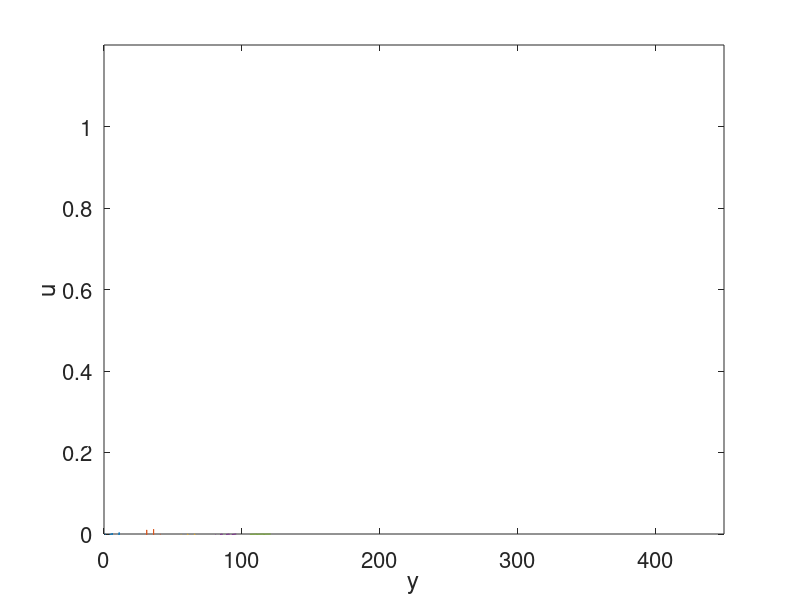

Here is the MATLAB script that generated this plot:
clear all
x1 = load('case1_field.dat');

n = 449;

figure;
for i = 1:2:10
   plot(x1((i-1)*n+1:i*n,2),x1((i-1)*n+1:i*n,6))
   hold on
end
hold off
xlabel('y','fontsize',2);
ylabel('u', 'Fontsize',3);

hold off
axis([0 450 0 1.2])
set(gca,'FontSize',16)
hold on
saveas(gcf,'Bc2_200_u','epsc')
